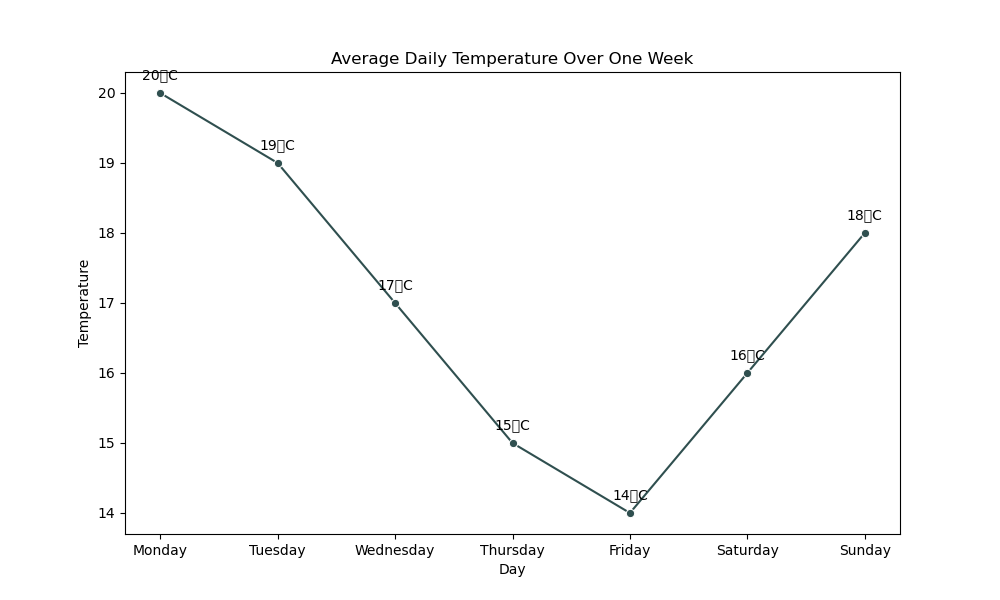

Recreate this plot in Python.

import pandas as pd
import seaborn as sns
import matplotlib.pyplot as plt

# Create the DataFrame
data = {
    "Day": ["Monday", "Tuesday", "Wednesday", "Thursday", "Friday", "Saturday", "Sunday"],
    "Temperature": [20, 19, 17, 15, 14, 16, 18]
}

df = pd.DataFrame(data)

# Create the line plot
plt.figure(figsize=(10, 6)) # Changed width & height
sns.lineplot(x="Day", y="Temperature", data=df, marker='o', color="#2F4F4F") # Changed color

# Adding annotations
for i in range(df.shape[0]):
    plt.text(df.Day[i], df.Temperature[i] + 0.2, f"{df.Temperature[i]}°C", horizontalalignment='center')

# Set the title
plt.title("Average Daily Temperature Over One Week")

plt.show()
